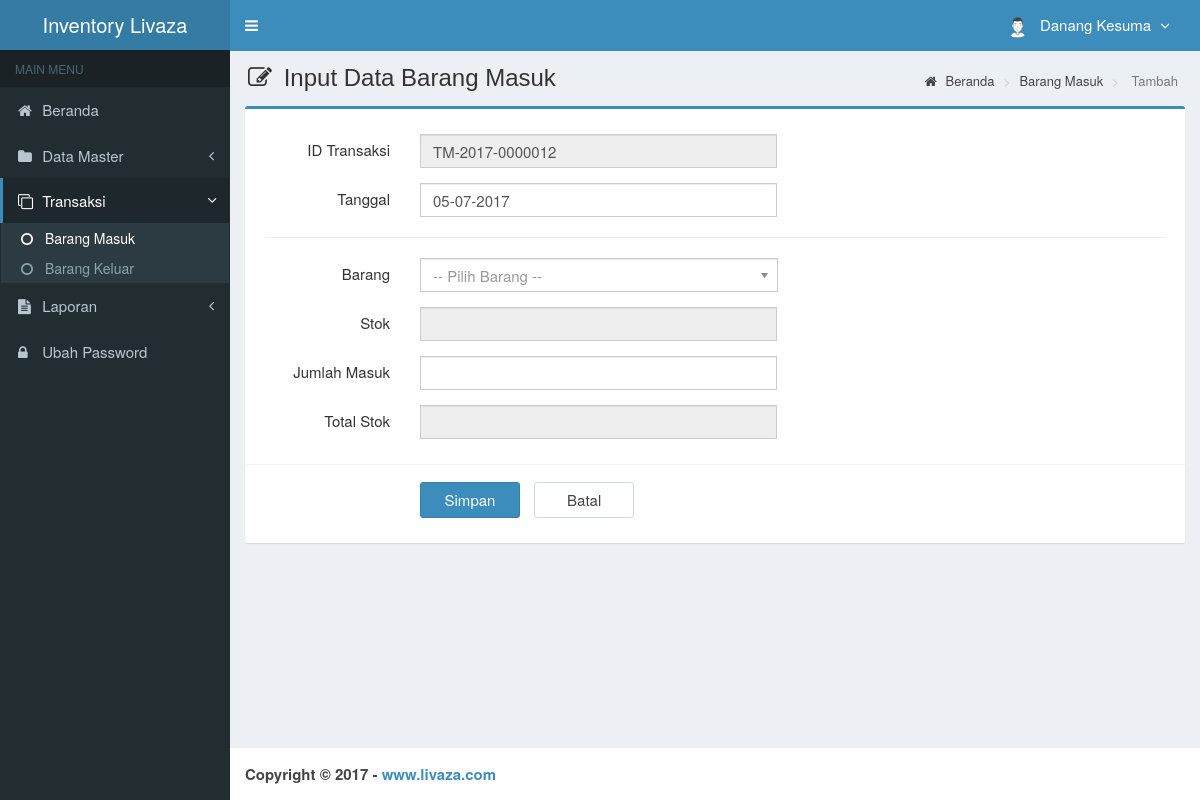
/main.php?module=form_barang_masuk&form=add (signed in), run on the app's committed database.
### tables this page shows
CREATE TABLE `is_users` (
  `id_user` smallint(6) NOT NULL,
  `username` varchar(50) NOT NULL,
  `nama_user` varchar(50) NOT NULL,
  `password` varchar(50) NOT NULL,
  `email` varchar(50) DEFAULT NULL,
  `telepon` varchar(13) DEFAULT NULL,
  `foto` varchar(100) DEFAULT NULL,
  `hak_akses` enum('Super Admin','Manajer','Gudang') NOT NULL,
  `status` enum('aktif','blokir') NOT NULL DEFAULT 'aktif',
  `created_at` timestamp NOT NULL DEFAULT CURRENT_TIMESTAMP,
  `updated_at` timestamp NOT NULL DEFAULT CURRENT_TIMESTAMP ON UPDATE CURRENT_TIMESTAMP
);

### modules/barang-masuk/form.php (the view, shortened to what this page needs)
<?php
if ($_GET['form']=='add') {
  if (isset($_GET['id'])) {
    $query = mysqli_query($mysqli, "SELECT a.id_barang,a.nama_barang,a.id_satuan,a.stok,b.id_satuan,b.nama_satuan
                                    FROM is_barang as a INNER JOIN is_satuan as b
                                    ON a.id_satuan=b.id_satuan WHERE a.id_barang='$_GET[id]'")
                                    or die('Ada kesalahan pada query tampil Data Barang : '.mysqli_error($mysqli));
    $data  = mysqli_fetch_assoc($query);
    $id_barang   = $data['id_barang'];
    $nama_barang = $data['id_barang']." | ".$data['nama_barang'];
    $stok        = $data['stok'];
    $nama_satuan = $data['nama_satuan'];
  } else {
    $stok        = "";
  }
?>
  <section class="content-header">
    <h1>
      <i class="fa fa-edit icon-title"></i> Input Data Barang Masuk
    </h1>
    <ol class="breadcrumb">
      <li><a href="?module=home"><i class="fa fa-home"></i> Beranda </a></li>
      <li><a href="?module=barang_masuk"> Barang Masuk </a></li>
      <li class="active"> Tambah </li>
    </ol>
  </section>
  <section class="content">
    <div class="row">
      <div class="col-md-12">
        <div class="box box-primary">
          <form role="form" class="form-horizontal" action="modules/barang-masuk/proses.php?act=insert" method="POST" name="formBarangMasuk">
            <div class="box-body">
              <?php
              $query_id = mysqli_query($mysqli, "SELECT RIGHT(id_barang_masuk,7) as kode FROM is_barang_masuk
                                                ORDER BY id_barang_masuk DESC LIMIT 1")
                                                or die('Ada kesalahan pada query tampil id_barang_masuk : '.mysqli_error($mysqli));
              $count = mysqli_num_rows($query_id);
              if ($count <> 0) {
                  $data_id = mysqli_fetch_assoc($query_id);
                  $kode    = $data_id['kode']+1;
              } else {
                  $kode = 1;
              }
              $tahun           = date("Y");
              $buat_id         = str_pad($kode, 7, "0", STR_PAD_LEFT);
              $id_barang_masuk = "TM-$tahun-$buat_id";
              ?>
              <div class="form-group">
                <label class="col-sm-2 control-label">ID Transaksi</label>
                <div class="col-sm-5">
                  <input type="text" class="form-control" name="id_barang_masuk" value="<?php echo $id_barang_masuk; ?>" readonly required>
                </div>
              </div>
              <div class="form-group">
                <label class="col-sm-2 control-label">Tanggal</label>
                <div class="col-sm-5">
                  <input type="text" class="form-control date-picker" data-date-format="dd-mm-yyyy" name="tanggal_masuk" autocomplete="off" value="<?php echo date("d-m-Y"); ?>" required>
                </div>
              </div>
              <hr>
              <div class="form-group">
                <label class="col-sm-2 control-label">Barang</label>
                <div class="col-sm-5">
                </div>
              </div>
              <span id='stok'>
              <div class="form-group">
                <label class="col-sm-2 control-label">Stok</label>
                <div class="col-sm-5">
                  <input type="text" class="form-control" id="stok" name="stok" value="<?php echo $stok; ?>" readonly required>
                </div>
              </div>
              </span>
              <div class="form-group">
                <label class="col-sm-2 control-label">Jumlah Masuk</label>
                <div class="col-sm-5">
                  <input type="text" class="form-control" id="jumlah_masuk" name="jumlah_masuk" autocomplete="off" onKeyPress="return goodchars(event,'0123456789',this)" onkeyup="hitung_total_stok(this)&cek_jumlah_masuk(this)" required>
                </div>
              </div>
              <div class="form-group">
                <label class="col-sm-2 control-label">Total Stok</label>
                <div class="col-sm-5">
                  <input type="text" class="form-control" id="total_stok" name="total_stok" readonly required>
                </div>
              </div>
            </div>
            <div class="box-footer">
              <div class="form-group">
                <div class="col-sm-offset-2 col-sm-10">
                  <input type="submit" class="btn btn-primary btn-submit" name="simpan" value="Simpan">
                  <a href="?module=barang_masuk" class="btn btn-default btn-reset">Batal</a>
                </div>
              </div>
            </div>
          </form>
        </div>
      </div>
    </div>
  </section>
<?php
}
?>

### top-menu.php (shortened to what this page needs)
<?php
require_once "config/database.php";
$query = mysqli_query($mysqli, "SELECT id_user, nama_user, foto, hak_akses FROM is_users WHERE id_user='$_SESSION[id_user]'")
                                or die('Ada kesalahan pada query tampil Manajemen User: '.mysqli_error($mysqli));
$data = mysqli_fetch_assoc($query);
?>
<li class="dropdown user user-menu">
  <a href="#" class="dropdown-toggle" data-toggle="dropdown">
  <?php
  if ($data['foto']=="") { ?>
    <img src="images/user/user-default.png" class="user-image" alt="User Image"/>
  <?php
  }
  else { ?>
    <img src="images/user/<?php echo $data['foto']; ?>" class="user-image" alt="User Image"/>
  <?php
  }
  ?>
    <span class="hidden-xs"><?php echo $data['nama_user']; ?> <i style="margin-left:5px" class="fa fa-angle-down"></i></span>
  </a>
</li>

### assets/css/style.css (style rules this page uses)
.form-horizontal .control-label { margin-bottom: 0; padding-top: 5px; text-align: right; }
label { display: inline-block; font-size: 15px; font-weight: 400; margin-bottom: 5px; max-width: 100%; }
.form-control { background-color: #fff; background-image: none; border: 1px solid #ccc; border-radius: 4px; box-shadow: 0 1px 1px rgba(0, 0, 0, 0.075) inset; color: #555; display: block; font-size: 15px; height: 34px; line-height: 1.42857; padding: 6px 12px; transition: border-color 0.15s ease-in-out 0s, box-shadow 0.15s ease-in-out 0s; width: 100%; }
.btn-default { background-color: #fff; border-color: #d2d6de; color: #444; }
.content-header { padding: 15px 18px 0; position: relative; }
.content-header > .breadcrumb { background: transparent none repeat scroll 0 0; border-radius: 2px; float: right; font-size: 13px; margin-bottom: 0; margin-top: 0; padding: 7px 12px; position: absolute; right: 10px; top: 15px; }
.btn-submit { width: 100px; margin-top: 7px; margin-right: 10px; font-size: 15px; }
.btn-reset { width: 100px; margin-top: 7px; font-size: 15px; }
.icon-title { margin-right: 5px; }
body { background-color: #fff; color: #333; font-size: 15px; line-height: 1.42857; }

### data on the page
is_users: foto (picture), nama_user "Danang Kesuma"
